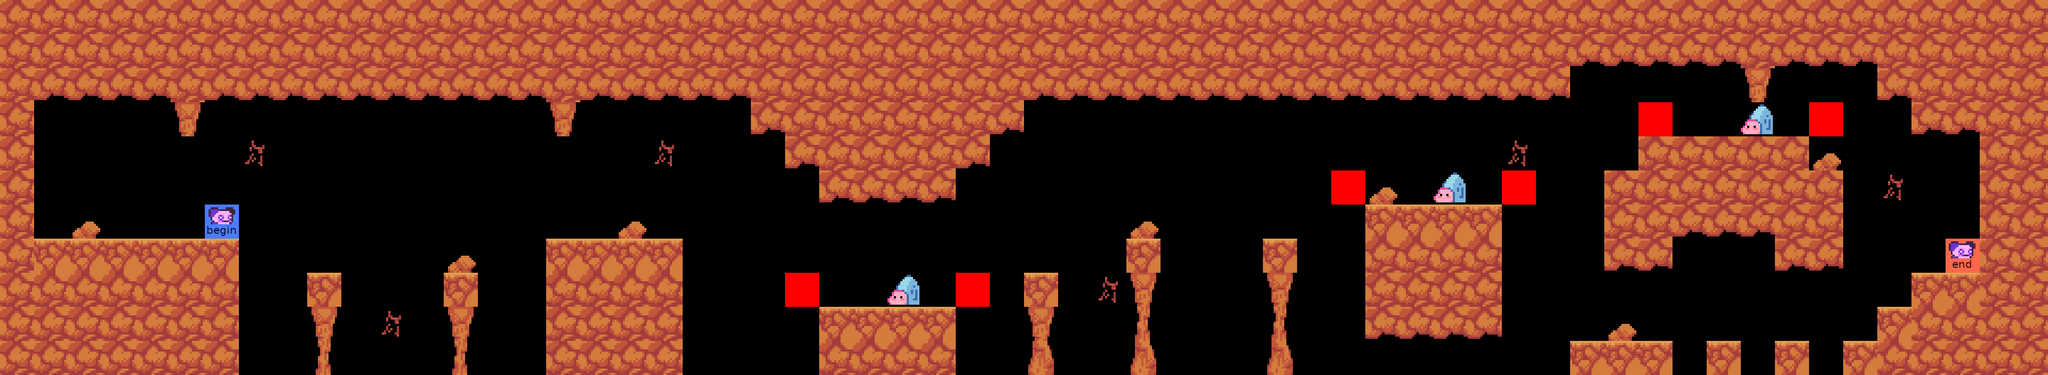

Tiled map render using the project's own tile images. Description and the map definition, with tile-layer contents summarised, below:
An orthogonal 60x11 tile map with 64x64 px tiles, 7 tile layers (Tile Layer 1, terrain, enemy, constraint, ...), 4 tilesets.

<map version="1.8" tiledversion="1.8.4" orientation="orthogonal" renderorder="right-down" width="60" height="11" tilewidth="64" tileheight="64" infinite="0" nextlayerid="8" nextobjectid="1">
 <editorsettings>
  <export target="../level/level_2.csv" format="csv" />
 </editorsettings>
 <tileset firstgid="1" source="../tilesets/Cave.tsx" />
 <tileset firstgid="10" source="../tilesets/player.tsx" />
 <tileset firstgid="12" source="../tilesets/snail_enemy.tsx" />
 <tileset firstgid="14" source="../tilesets/constraint.tsx" />
 <layer id="1" name="Tile Layer 1" width="60" height="11">
  <data>[660 cells, 0 non-empty, 0 distinct tile ids]</data>
 </layer>
 <layer id="2" name="terrain" width="60" height="11">
  <data>[660 cells, 337 non-empty, 6 distinct tile ids]</data>
 </layer>
 <layer id="6" name="enemy" width="60" height="11">
  <data>[660 cells, 3 non-empty, 1 distinct tile ids]</data>
 </layer>
 <layer id="7" name="constraint" width="60" height="11">
  <data>[660 cells, 6 non-empty, 1 distinct tile ids]</data>
 </layer>
 <layer id="4" name="rock" width="60" height="11">
  <data>[660 cells, 7 non-empty, 1 distinct tile ids]</data>
 </layer>
 <layer id="5" name="cracks" width="60" height="11">
  <data>[660 cells, 11 non-empty, 2 distinct tile ids]</data>
 </layer>
 <layer id="3" name="player" width="60" height="11">
  <data>[660 cells, 2 non-empty, 2 distinct tile ids]</data>
 </layer>
</map>
